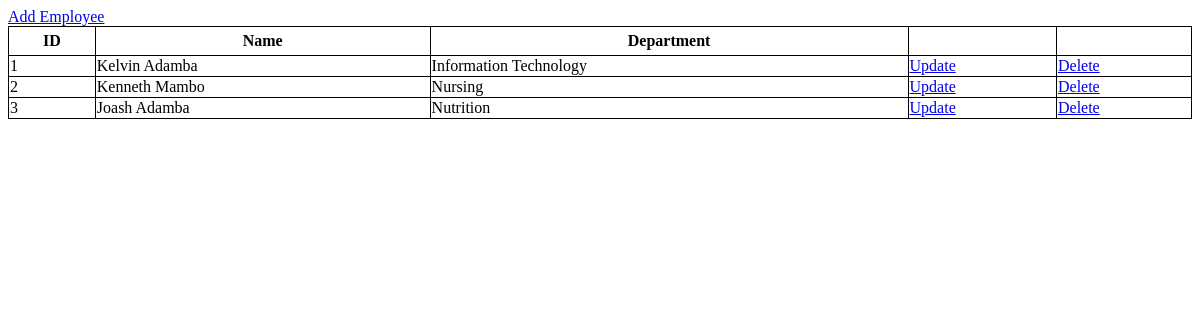
/, run on an earlier commit of the app's database.
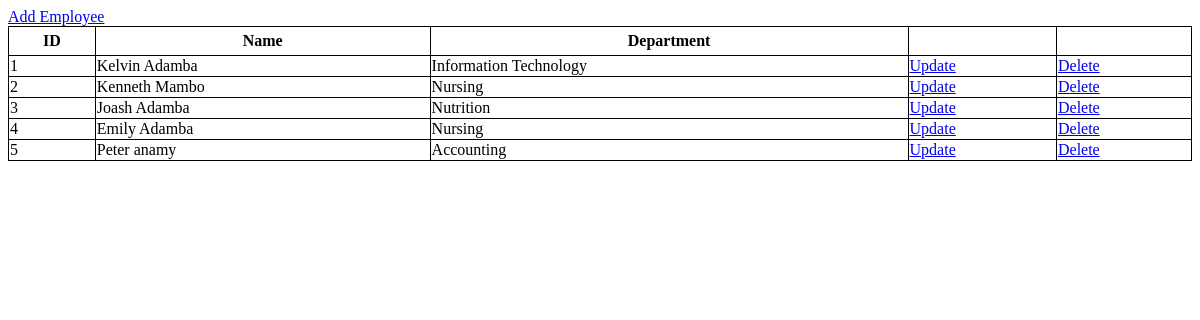
And on a later commit of the database.
### employee/models.py (models this page shows, shortened)
class Employee(models.Model):
    employee_name = models.CharField(max_length=100, )
    employee_department = models.CharField(max_length=100)

### employee/views.py (the view)
# urls.py: 2. Add a URL to urlpatterns:  path('', views.home, name='home')
def home(request):
    employees = Employee.objects.all()
    context = {'employees':employees}
    return render(request,'employee/home.html', context)

### employee/templates/employee/home.html (shortened to what this page needs)
<div>
    <a href="{% url 'add-employee' %}">Add Employee</a>
</div>
<table >
    <tr>
        <th>ID</th>
        <th>Name</th>
        <th>Department</th>
        <th></th>
        <th></th>
    </tr>
        {% for employee in employees %}
            <tr>
                <td>{{employee.id}}</td>
                <td>{{employee.employee_name}}</td>
                <td>{{employee.employee_department}}</td>
                <td><a href="{% url 'update-information' employee.id %}">Update</a></td>
                <td><a href="{% url 'delete-employee' employee.id %}"  onclick="return confirm('Are you sure want to delete {{employee.employee_name}}?');">Delete</a></td>
            </tr>
        {% endfor %}
</table>

What changed in the data, as far as the page shows it:
added Employee: id "4", employee_name "Emily Adamba", employee_department "Nursing"
added Employee: id "5", employee_name "Peter anamy", employee_department "Accounting"
